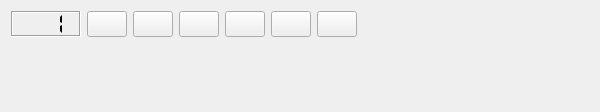
<?xml version="1.0" encoding="UTF-8"?>
<ui version="4.0">
 <class>Osd</class>
 <widget class="QWidget" name="Osd">
  <property name="geometry">
   <rect>
    <x>0</x>
    <y>0</y>
    <width>600</width>
    <height>112</height>
   </rect>
  </property>
  <layout class="QVBoxLayout" name="verticalLayout">
   <item>
    <layout class="QHBoxLayout" name="buttonsLayout">
     <item>
      <widget class="QLCDNumber" name="channelNumber">
       <property name="minimumSize">
        <size>
         <width>70</width>
         <height>0</height>
        </size>
       </property>
       <property name="maximumSize">
        <size>
         <width>70</width>
         <height>40</height>
        </size>
       </property>
       <property name="frameShadow">
        <enum>QFrame::Sunken</enum>
       </property>
       <property name="numDigits">
        <number>3</number>
       </property>
       <property name="segmentStyle">
        <enum>QLCDNumber::Flat</enum>
       </property>
       <property name="value" stdset="0">
        <double>1.000000000000000</double>
       </property>
      </widget>
     </item>
     <item>
      <widget class="QPushButton" name="buttonPlay">
       <property name="maximumSize">
        <size>
         <width>40</width>
         <height>40</height>
        </size>
       </property>
       <property name="toolTip">
        <string>Play</string>
       </property>
       <property name="icon">
        <iconset resource="images.qrc">
         <normaloff>:/icons/images/player_play.png</normaloff>:/icons/images/player_play.png</iconset>
       </property>
       <property name="iconSize">
        <size>
         <width>32</width>
         <height>32</height>
        </size>
       </property>
      </widget>
     </item>
     <item>
      <widget class="QPushButton" name="buttonStop">
       <property name="sizePolicy">
        <sizepolicy hsizetype="Maximum" vsizetype="Fixed">
         <horstretch>0</horstretch>
         <verstretch>0</verstretch>
        </sizepolicy>
       </property>
       <property name="maximumSize">
        <size>
         <width>40</width>
         <height>40</height>
        </size>
       </property>
       <property name="toolTip">
        <string>Stop</string>
       </property>
       <property name="icon">
        <iconset resource="images.qrc">
         <normaloff>:/icons/images/player_stop.png</normaloff>:/icons/images/player_stop.png</iconset>
       </property>
       <property name="iconSize">
        <size>
         <width>32</width>
         <height>32</height>
        </size>
       </property>
      </widget>
     </item>
     <item>
      <widget class="QPushButton" name="buttonBack">
       <property name="sizePolicy">
        <sizepolicy hsizetype="Maximum" vsizetype="Fixed">
         <horstretch>0</horstretch>
         <verstretch>0</verstretch>
        </sizepolicy>
       </property>
       <property name="maximumSize">
        <size>
         <width>40</width>
         <height>40</height>
        </size>
       </property>
       <property name="toolTip">
        <string>Back</string>
       </property>
       <property name="icon">
        <iconset resource="images.qrc">
         <normaloff>:/icons/images/player_rew.png</normaloff>:/icons/images/player_rew.png</iconset>
       </property>
       <property name="iconSize">
        <size>
         <width>32</width>
         <height>32</height>
        </size>
       </property>
      </widget>
     </item>
     <item>
      <widget class="QPushButton" name="buttonNext">
       <property name="sizePolicy">
        <sizepolicy hsizetype="Maximum" vsizetype="Fixed">
         <horstretch>0</horstretch>
         <verstretch>0</verstretch>
        </sizepolicy>
       </property>
       <property name="maximumSize">
        <size>
         <width>40</width>
         <height>40</height>
        </size>
       </property>
       <property name="toolTip">
        <string>Next</string>
       </property>
       <property name="icon">
        <iconset resource="images.qrc">
         <normaloff>:/icons/images/player_fwd.png</normaloff>:/icons/images/player_fwd.png</iconset>
       </property>
       <property name="iconSize">
        <size>
         <width>32</width>
         <height>32</height>
        </size>
       </property>
      </widget>
     </item>
     <item>
      <widget class="QPushButton" name="buttonRecord">
       <property name="sizePolicy">
        <sizepolicy hsizetype="Maximum" vsizetype="Fixed">
         <horstretch>0</horstretch>
         <verstretch>0</verstretch>
        </sizepolicy>
       </property>
       <property name="maximumSize">
        <size>
         <width>40</width>
         <height>40</height>
        </size>
       </property>
       <property name="toolTip">
        <string>Record Now</string>
       </property>
       <property name="icon">
        <iconset resource="images.qrc">
         <normaloff>:/icons/images/record.png</normaloff>:/icons/images/record.png</iconset>
       </property>
       <property name="iconSize">
        <size>
         <width>32</width>
         <height>32</height>
        </size>
       </property>
      </widget>
     </item>
     <item>
      <widget class="QPushButton" name="buttonMute">
       <property name="sizePolicy">
        <sizepolicy hsizetype="Maximum" vsizetype="Fixed">
         <horstretch>0</horstretch>
         <verstretch>0</verstretch>
        </sizepolicy>
       </property>
       <property name="maximumSize">
        <size>
         <width>40</width>
         <height>40</height>
        </size>
       </property>
       <property name="toolTip">
        <string>Mute</string>
       </property>
       <property name="icon">
        <iconset resource="images.qrc">
         <normaloff>:/icons/images/player_mute.png</normaloff>:/icons/images/player_mute.png</iconset>
       </property>
       <property name="iconSize">
        <size>
         <width>32</width>
         <height>32</height>
        </size>
       </property>
       <property name="checkable">
        <bool>true</bool>
       </property>
      </widget>
     </item>
     <item>
      <widget class="VlcVolumeSlider" name="volumeSlider" native="true"/>
     </item>
    </layout>
   </item>
   <item>
    <widget class="VlcSeekWidget" name="seekWidget" native="true"/>
   </item>
   <item>
    <widget class="InfoBar" name="infoBarWidget" native="true"/>
   </item>
  </layout>
 </widget>
 <layoutdefault spacing="6" margin="11"/>
 <customwidgets>
  <customwidget>
   <class>VlcVolumeSlider</class>
   <extends>QWidget</extends>
   <header>libvlc/VlcVolumeSlider.h</header>
   <container>1</container>
  </customwidget>
  <customwidget>
   <class>VlcSeekWidget</class>
   <extends>QWidget</extends>
   <header>libvlc/VlcSeekWidget.h</header>
   <container>1</container>
  </customwidget>
  <customwidget>
   <class>InfoBar</class>
   <extends>QWidget</extends>
   <header>ui/InfoBar.h</header>
   <container>1</container>
  </customwidget>
 </customwidgets>
 <resources>
  <include location="images.qrc"/>
 </resources>
 <connections/>
</ui>
